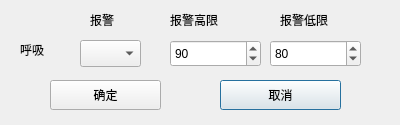
<?xml version="1.0" encoding="UTF-8"?>
<ui version="4.0">
 <class>Dlg_alm_spire</class>
 <widget class="QDialog" name="Dlg_alm_spire">
  <property name="geometry">
   <rect>
    <x>0</x>
    <y>0</y>
    <width>400</width>
    <height>125</height>
   </rect>
  </property>
  <property name="windowTitle">
   <string>呼吸报警限设置</string>
  </property>
  <widget class="QPushButton" name="m_btn_cancel">
   <property name="geometry">
    <rect>
     <x>220</x>
     <y>80</y>
     <width>121</width>
     <height>30</height>
    </rect>
   </property>
   <property name="text">
    <string>取消</string>
   </property>
  </widget>
  <widget class="QSpinBox" name="m_spb_low">
   <property name="geometry">
    <rect>
     <x>270</x>
     <y>40</y>
     <width>91</width>
     <height>27</height>
    </rect>
   </property>
   <property name="maximum">
    <number>300</number>
   </property>
   <property name="value">
    <number>80</number>
   </property>
  </widget>
  <widget class="QComboBox" name="m_cmbb_alm">
   <property name="geometry">
    <rect>
     <x>80</x>
     <y>40</y>
     <width>61</width>
     <height>27</height>
    </rect>
   </property>
   <property name="maxVisibleItems">
    <number>2</number>
   </property>
  </widget>
  <widget class="QLabel" name="label_4">
   <property name="geometry">
    <rect>
     <x>170</x>
     <y>10</y>
     <width>71</width>
     <height>20</height>
    </rect>
   </property>
   <property name="text">
    <string>报警高限</string>
   </property>
  </widget>
  <widget class="QSpinBox" name="m_spb_high">
   <property name="geometry">
    <rect>
     <x>170</x>
     <y>40</y>
     <width>91</width>
     <height>27</height>
    </rect>
   </property>
   <property name="maximum">
    <number>300</number>
   </property>
   <property name="value">
    <number>90</number>
   </property>
  </widget>
  <widget class="QLabel" name="label_3">
   <property name="geometry">
    <rect>
     <x>90</x>
     <y>10</y>
     <width>51</width>
     <height>20</height>
    </rect>
   </property>
   <property name="text">
    <string>报警</string>
   </property>
  </widget>
  <widget class="QLabel" name="label">
   <property name="geometry">
    <rect>
     <x>20</x>
     <y>40</y>
     <width>51</width>
     <height>20</height>
    </rect>
   </property>
   <property name="text">
    <string>呼吸</string>
   </property>
  </widget>
  <widget class="QLabel" name="label_5">
   <property name="geometry">
    <rect>
     <x>280</x>
     <y>10</y>
     <width>71</width>
     <height>20</height>
    </rect>
   </property>
   <property name="text">
    <string>报警低限</string>
   </property>
  </widget>
  <widget class="QPushButton" name="m_btn_ok">
   <property name="geometry">
    <rect>
     <x>50</x>
     <y>80</y>
     <width>111</width>
     <height>30</height>
    </rect>
   </property>
   <property name="text">
    <string>确定</string>
   </property>
  </widget>
 </widget>
 <resources/>
 <connections/>
</ui>
